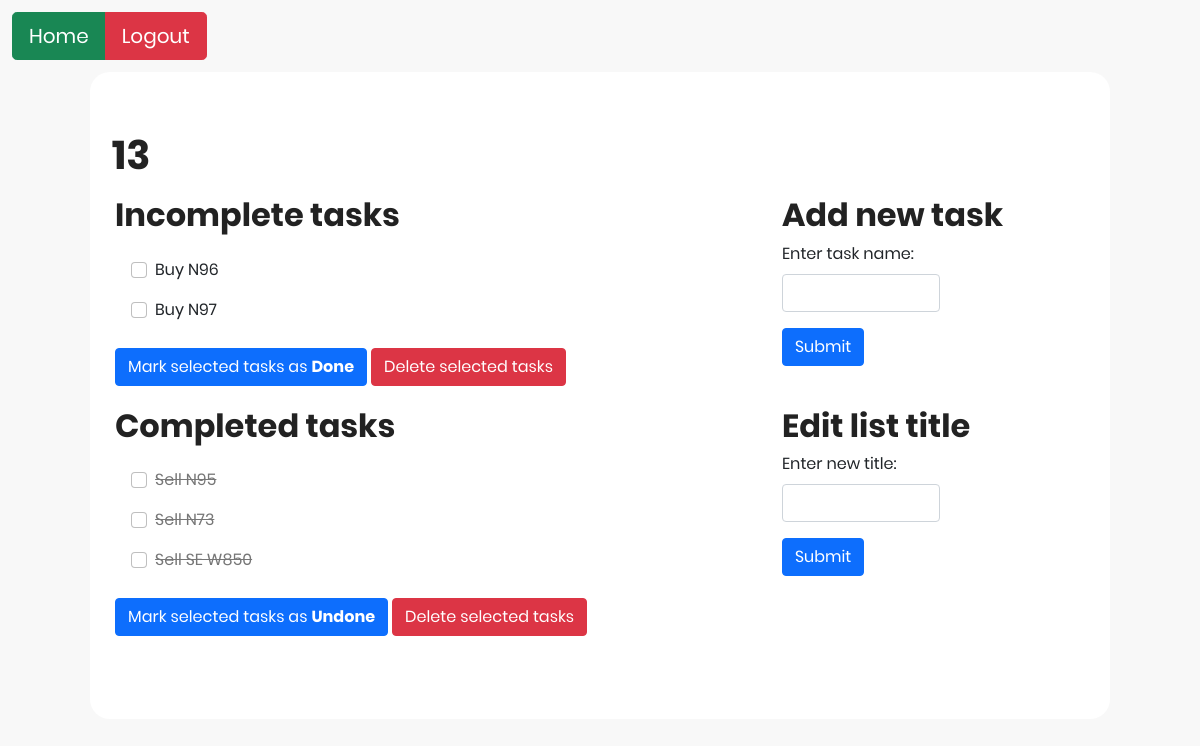
Page /display_list/13/13 on the committed database.
### tables this page shows
CREATE TABLE Tasks (
TaskID INTEGER PRIMARY KEY AUTOINCREMENT NOT NULL,
ListID INTEGER,
TaskName VARCHAR(100),
Status BOOLEAN NOT NULL CHECK (Status IN (0, 1)),
FOREIGN KEY (ListID) REFERENCES Lists(ListID)
);

### Homework5/app.py (the view)
@app.route('/display_list/<int:list_id>/<string:list_name>')
def display_list_with_id(list_id, list_name):
    session['current_list_id'] = list_id
    session['current_list_name'] = list_name
    list_tasks = model.get_all_tasks(list_id)
    list_tasks_dict = {
        'list_id': list_id,
        'list_name': list_name,
        'list_tasks': list_tasks
    }
    return render_template('view_list.html', list_tasks_dict=list_tasks_dict)

### Homework5/app.py (called while the page is built)
@app.before_request
def before_request():
    g.user_id = None
    if 'user_id' in session:
        g.user_id = session['user_id']

### Homework5/data_model.py (called while the page is built)
    def retrieve_data_multiple(self, sql_command):
        self.cursor.execute(sql_command)
        results = self.cursor.fetchall()
        return results

    def get_all_tasks(self, list_id):
        query = '''
            SELECT TaskID, TaskName, Status FROM Tasks
            WHERE ListID = '{}';
        '''.format(list_id)
        results = self.retrieve_data_multiple(query)
        return results

### Homework5/templates/view_list.html (shortened to what this page needs)
{% extends "main_structure.html" %}
{% block head %}
    <link rel="stylesheet" href="/static/css/style.css">
{% endblock %}
{% block body %}
<body>
    <div class="container btn-top-left btn-home-logout">
        <form action="/list_view_panel" method="post">
            <div class="btn-group" role="group" aria-label="Basic outlined example">
                <button class="btn btn-success btn-lg" type="submit" name="action" value="home">Home</button>
                <button class="btn btn-danger btn-lg" type="submit" name="action" value="logout">Logout</button>
            </div>
        </form>
    </div>
    <div class="main">
        <div class="container-fluid">
            <div class="header-container">
                <h1>{{ list_tasks_dict['list_name'] }}</h1>
            </div>
        </div>
        <div class="container-fluid">
            <div class="row">
                <div class="col-md-8">
                    <div class="tasks-view-container">
                        <h2>Incomplete tasks</h2>
                        <form action="/check_items" method="post">
                            {% for task in list_tasks_dict['list_tasks'] %}
                            {% if task[2] == 0 %}
                            <div class="form-check lists-view">
                                <input class="form-check-input" type="checkbox" value="{{ task[0] }}" id="{{ task[1] }}" name="task_id">
                                <label class="form-check-label" for="{{ task[1] }}">
                                {{ task[1] }}
                                </label>
                            </div>
                            {% endif %}
                            {% endfor %}
                            <br>
                            <button class="btn btn-primary" name="action" type="submit" value="Check">Mark selected tasks as <b>Done</b></button>
                            <button class="btn btn-danger" name="action" type="submit" value="Delete">Delete selected tasks</button>
                        </form>
                    </div>
                </div>
                <div class="col">
                        <h2>Add new task</h2>
                        <form action="/add_new_task" method="post">
                            <div class="mb-3">
                                <label for="task_name" class="form-label">Enter task name:</label>
                                <input type="text" class="form-control new-task" id="task_name" name="task_name" required>
                            </div>
                            <button type="submit" class="btn btn-primary">Submit</button>
                        </form>
                </div>
            </div>
            <div class="row">
                <div class="col-md-8">
                    <div class="tasks-view-container">
                        <h2>Completed tasks</h2>
                        <form action="/uncheck_items" method="post">
                            {% for task in list_tasks_dict['list_tasks'] %}
                            {% if task[2] == 1 %}
                            <div class="form-check lists-view">
                                <input class="form-check-input" type="checkbox" value="{{ task[0] }}" id="{{ task[1] }}" name="task_id">
                                <label class="form-check-label task-complete" for="{{ task[1] }}">
                                  {{ task[1] }}
                                </label>
                            </div>
                            {% endif %}
                            {% endfor %}
                            <br>
                            <button class="btn btn-primary" name="action" type="submit" value="Check">Mark selected tasks as <b>Undone</b></button>
                            <button class="btn btn-danger" name="action" type="submit" value="Delete">Delete selected tasks</button>
                        </form>
                    </div>
                </div>
                <div class="col">
                    <h2>Edit list title</h2>
                        <form action="/edit_list" method="post">
                            <div class="mb-3">
                                <label for="updated_list_name" class="form-label">Enter new title:</label>
                                <input type="text" class="form-control new-task" id="updated_list_name" name="updated_list_name" required>
                            </div>
                            <button type="submit" class="btn btn-primary">Submit</button>
                    </form>
                </div>
            </div>
        </div>
    </div>
</body>
{% endblock %}

### Homework5/static/css/style.css (style rules this page uses)
body { background: #f8f8f8; font-family: Poppins; }
h1, h2 { line-height: 1.66; margin: 0; padding: 0; font-weight: bold; color: #222; font-family: Poppins; }
.main { padding: 70px 0; width: 85%; background: #fff; margin: 0 auto; border-radius: 20px; }
.header-container { margin-left: 1%; margin-top: -2%; }
.tasks-view-container { margin-left: 2%; margin-bottom: 2%; }
.lists-view { margin-top: 1em; margin-left: 1em; }
.new-task { width: 50%; }
.btn-top-left { margin-bottom: 1%; margin-top: 1%; }
.btn-home-logout { padding-right: 99%; }
.task-complete { color: #777; text-decoration: line-through; }

### rows in the picture
Tasks: TaskName "Buy N96"
Tasks: TaskName "Buy N97"
Tasks: TaskName "Sell N95"
Tasks: TaskName "Sell N73"
Tasks: TaskName "Sell SE W850"

### other values in the picture
{{ list_tasks_dict['list_name'] }} "13"
